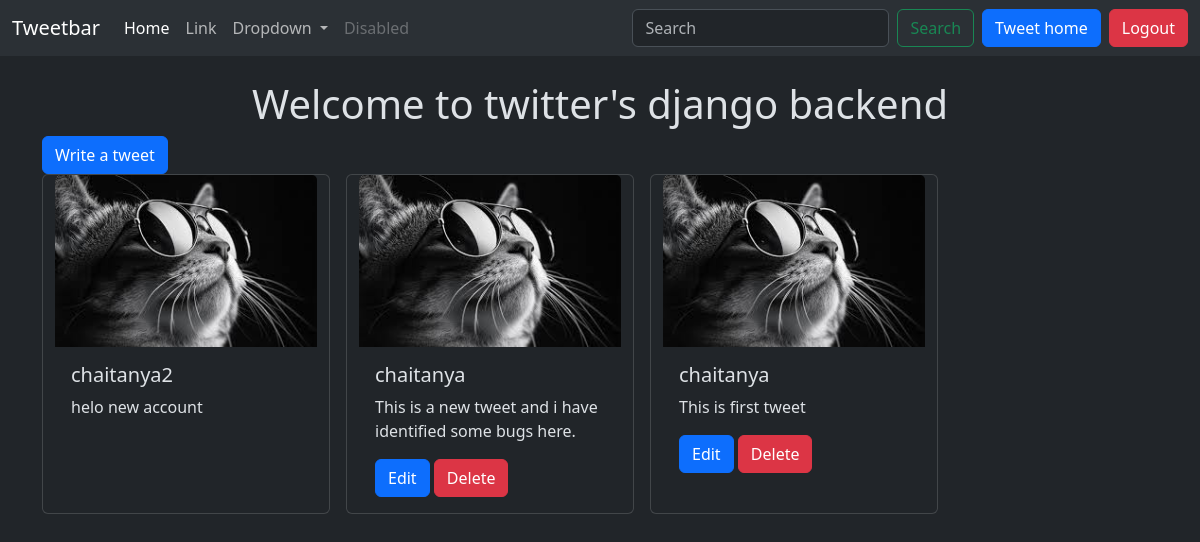
The page /tweet/ (signed in) on the database its author committed.
### tweet/models.py (models this page shows, shortened)
class Tweet(models.Model):
    user = models.ForeignKey(User, on_delete=models.CASCADE)
    text = models.TextField(max_length=240)
    photo = models.ImageField(upload_to='photos/',null=True,blank=True)
    created_at = models.DateTimeField(auto_now_add=True)
    updated_at = models.DateTimeField(auto_now=True)

### tweet/views.py (the view)
# urls.py: path('', views.tweet_list, name='tweet_list'),
def tweet_list(request):
    tweets = Tweet.objects.all().order_by('-created_at')
    return render(request, 'tweet_list.html', {'tweets': tweets})

### tweet/templates/tweet_list.html (shortened to what this page needs)
{% extends 'layout.html' %}
{% block content %}
<h1 class="text-center mt-4">
  Welcome to twitter's django backend
</h1>
<a class="btn btn-primary" href="{% url 'tweet_create' %}">Write a tweet</a>
<div class="container row gap-3">
  {% for tweet in tweets %}
  <div class="card" style="width: 18rem;">
  <img src="{{tweet.photo.url}}" class="card-img-top" alt="...">
  <div class="card-body">
    <h5 class="card-title">{{tweet.user.username}}</h5>
    <p class="card-text">{{tweet.text}}</p>
    {% if tweet.user == user %}
    <a href="{% url 'tweet_edit' tweet.id %}" class="btn btn-primary">Edit</a>
    <a href="{% url 'tweet_delete' tweet.id %}" class="btn btn-danger">Delete</a>
    {% endif %}
  </div>
</div>
  {% endfor %}
</div>
{% endblock %}

### rows shown on the page
Tweet: photo (picture), user.username "chaitanya2", text "helo new account"
Tweet: photo (picture), user.username "chaitanya", text "This is a new tweet and i have identified some bugs here.", shows "Edit"
Tweet: photo (picture), user.username "chaitanya", text "This is first tweet", shows "Edit"
